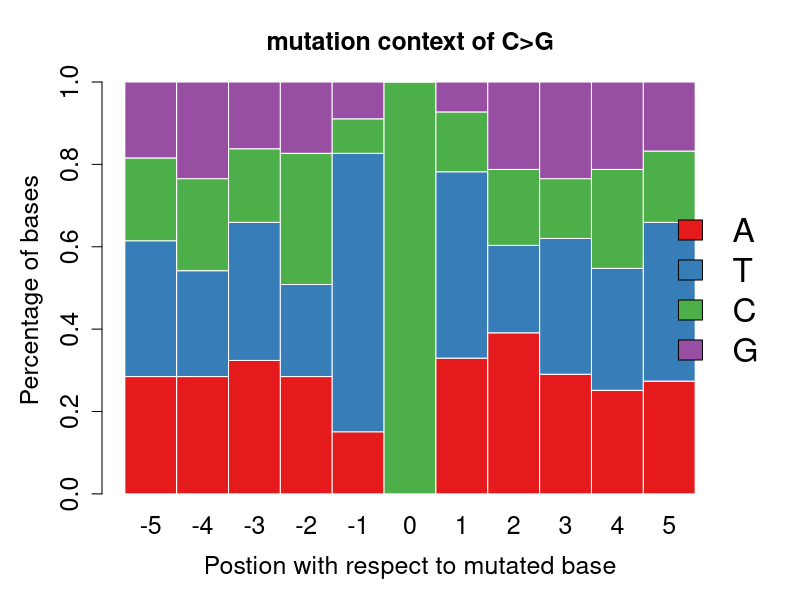

This chart was generated by the following R code:
library(RColorBrewer)
setwd("test.out")
a<-read.table("mutation_context_CG.txt",header=T,sep="\t",row.names=1,check.names=F)
a.matrix=as.matrix(a)
n<-sum(a.matrix[,1])
b.matrix<-a.matrix/n
png("mutation_context_CG.png",width=800,height=600)
par(mar=c(5,5,4,4)+0.1,xpd=T)
barplot(b.matrix,col=brewer.pal(4,"Set1"),border=FALSE,space=c(0),xlab="Postion with respect to mutated base",ylab="Percentage of bases",main="mutation context of C>G",cex.axis=1.5,cex.lab=1.5,cex.main=1.5,cex.names=1.5)
legend("right",legend=row.names(b.matrix),bty="n",horiz=F,fill=brewer.pal(4,"Set1"),inset=c(-0.09,0),cex=2)
dev.off()
